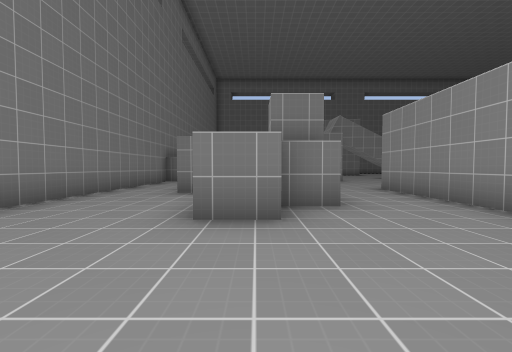
[1] (above)

24 first-person views from a walk through a level from a Godot 3-D game. The camera is 1.2 m above the floor, tilts 2° down and sees 90° across. The floor is counted in squares, 2 m on a side. Each view is taken from the middle of a square. On the plan, view 1 faces up. The plan holds only what a view shows up to about 9 squares ahead; the rest is blank. Surface patterns are stand-ins for the level's own textures.

[2]
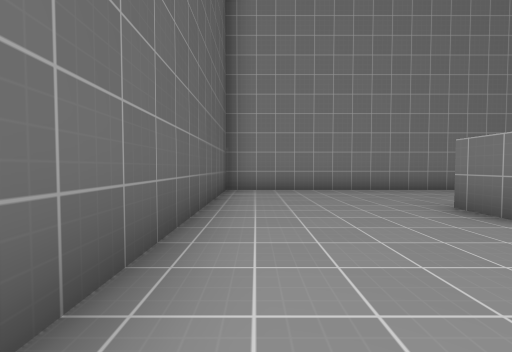

[3]
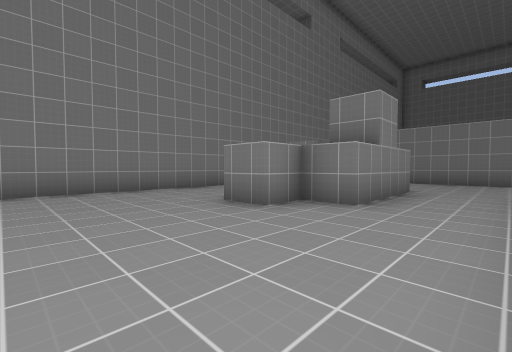

[4]
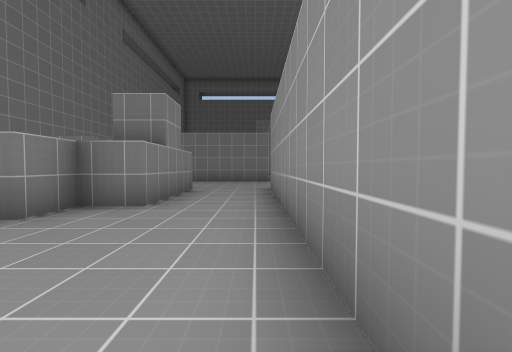

[5]
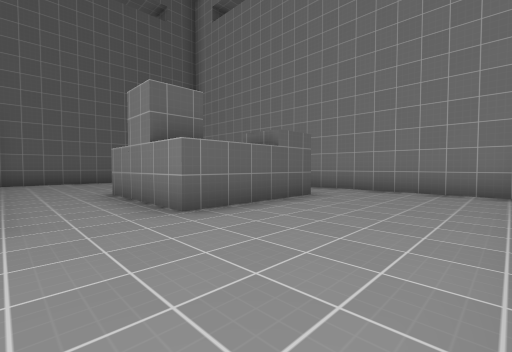

[6]
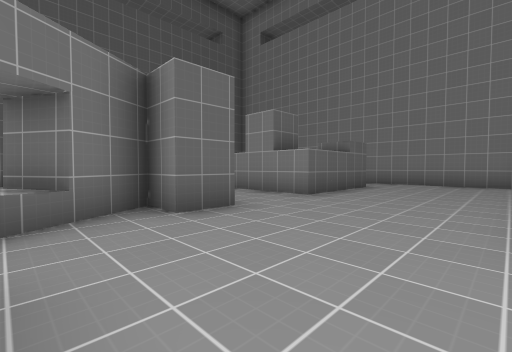

[7]
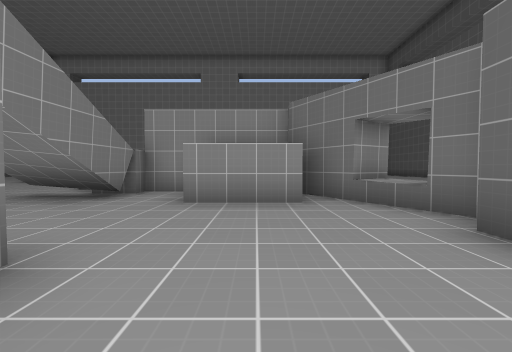

[8]
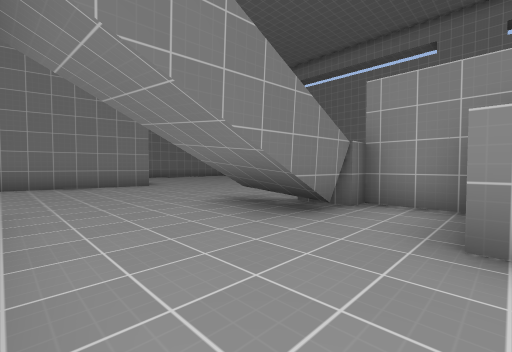

[9]
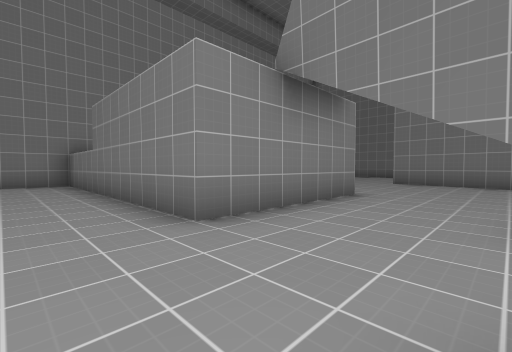

[10]
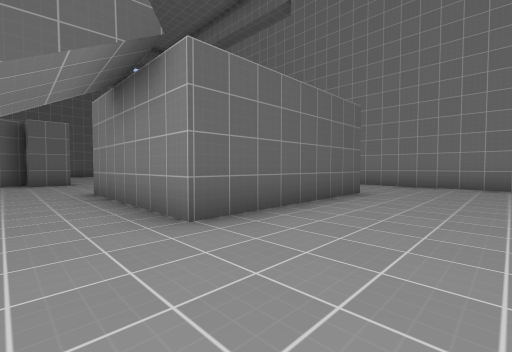

[11]
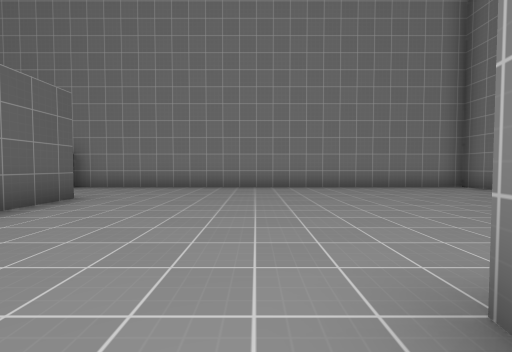

[12]
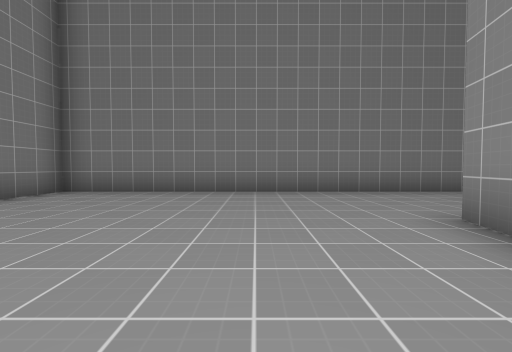

[13]
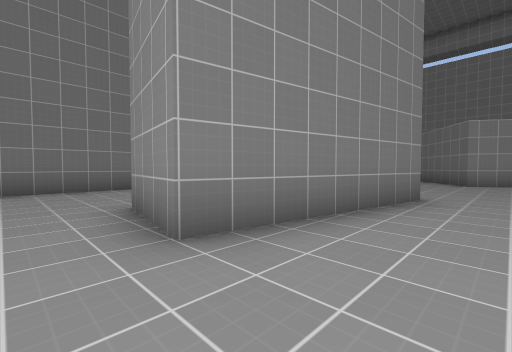

[14]
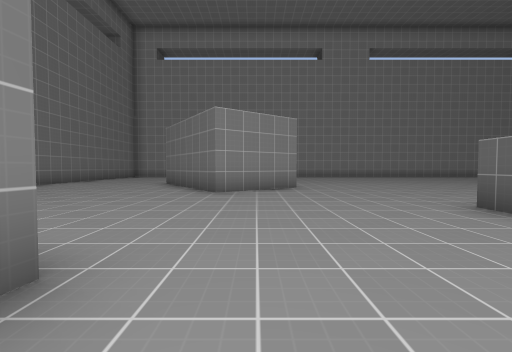

[15]
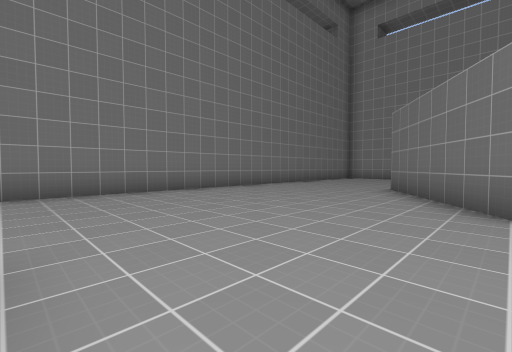

[16]
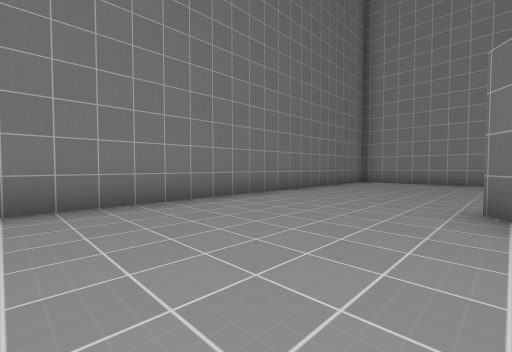

[17]
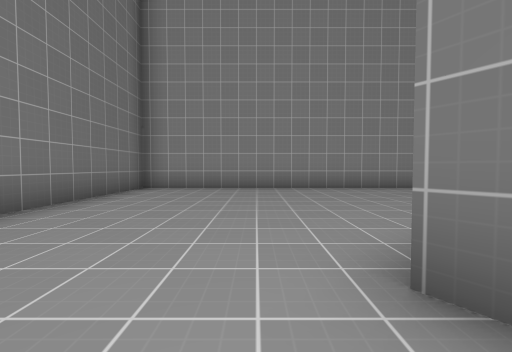

[18]
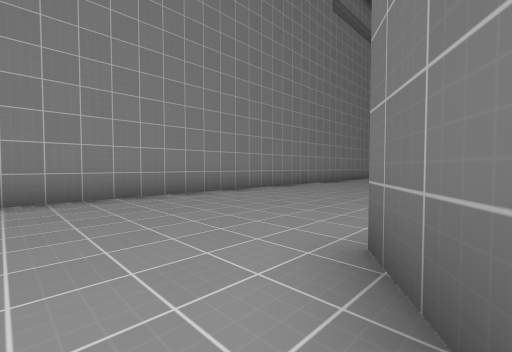

[19]
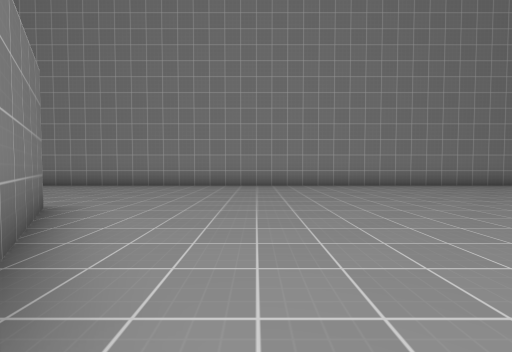

[20]
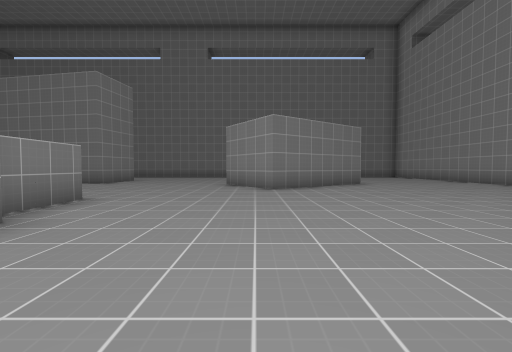

[21]
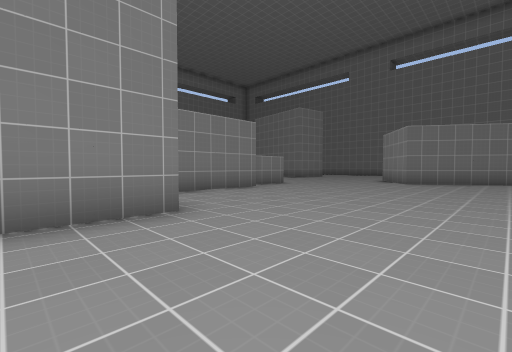

[22]
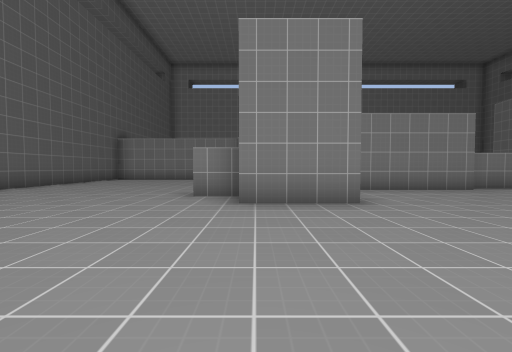

[23]
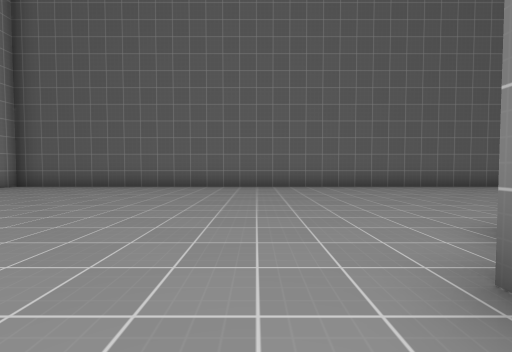

[24]
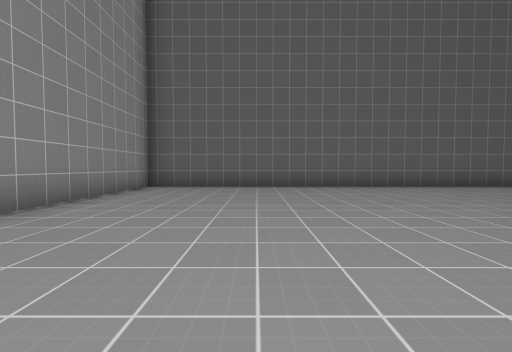

### Floor plan
Ten units are one square. View 1 is at (0, 0); x grows to the right and y downward. Boxes are objects, and circles mark ways between rooms. Rooms are numbered by the first view taken in them; rooms with no view inside come last. Other rooms are left out.
<svg viewBox="-42 -247 260 260">
<path fill="none" stroke="#000" d="M13 -39 3 -39 3 -29 -8 -29M34 -4 34 -24M-14 -59 -19 -59M-37 -56 -37 8 30 8M36 -115 36 -105 -37 -105 -37 -56M-19 -69 13 -69 13 -39M63 -81 63 -102M70 -64 65 -74M34 -24 34 -69 44 -69 44 -60 78 -80M83 -104 83 -117 58 -119M103 -118 103 -88M92 -137 98 -137 98 -121M128 -78 128 -56M74 -182 30 -189 34 -210M118 -58 118 -46M159 -192 167 -181 135 -158 120 -179 153 -203M54 -68 60 -58M-9 -145 36 -145 36 -115M213 -66 213 -242 80 -242M61 -242 -37 -242 -37 -125M59 8 213 8 213 -38"/>
<circle cx="-25" cy="-60" r="3" fill="#2a7"/>
<circle cx="25" cy="-35" r="3" fill="#2a7"/>
<circle cx="45" cy="-125" r="3" fill="#2a7"/>
<text x="0" y="-20">1</text>
<text x="20" y="-80">2</text>
<text x="110" y="-130">3</text>
</svg>
Room 1 opens to room 2. Room 2 opens to room 3.

Where each view was taken, in squares from view 1:
view 1: 0 up, 0 right, facing up
view 2: 0 up, 3 right, facing left
view 3: 0 up, 3 right, facing up-left
view 4: 0 up, 3 right, facing up
view 5: 10 up, 3 right, facing down-left
view 6: 10 up, 6 right, facing down-left
view 7: 9 up, 2 right, facing right
view 8: 10 up, 4 right, facing up-right
view 9: 9 up, 6 right, facing up-left
view 10: 17 up, 5 right, facing down-left
view 11: 18 up, 4 right, facing left
view 12: 18 up, 1 right, facing up
view 13: 17 up, 2 right, facing up-right
view 14: 17 up, 6 right, facing right
view 15: 18 up, 8 right, facing up-right
view 16: 20 up, 11 right, facing up-right
view 17: 21 up, 14 right, facing right
view 18: 20 up, 16 right, facing down-right
view 19: 15 up, 13 right, facing right
view 20: 9 up, 13 right, facing up
view 21: 6 up, 16 right, facing up-left
view 22: 6 up, 17 right, facing left
view 23: 7 up, 14 right, facing down
view 24: 7 up, 18 right, facing down
